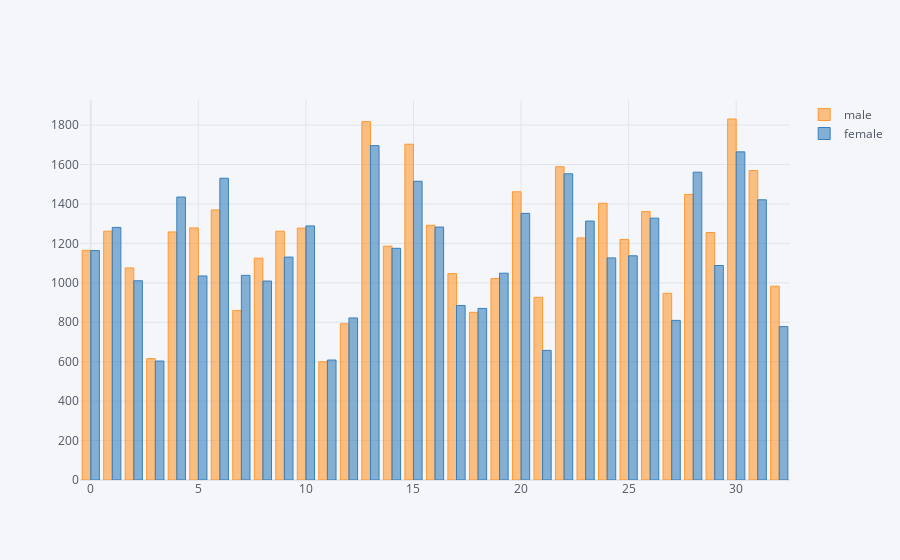

Write notebook code for a chart like this one.
### Code cell
final_gender_data.iplot(kind= 'bar', bins=33)

### Figure 1 — Plotly figure (JSON) as saved in the notebook; plotly's stock layout.template omitted (floating-point values rounded to 4 significant figures)
{"data": [{"marker": {"color": "rgba(255, 153, 51, 0.6)", "line": {"color": "rgba(255, 153, 51, 1.0)", "width": 1}}, "name": "male", "orientation": "v", "text": "", "type": "bar", "x": [0, 1, 2, 3, 4, 5, 6, 7, 8, 9, 10, 11, 12, 13, 14, 15, 16, 17, 18, 19, 20, 21, 22, 23, 24, 25, 26, 27, 28, 29, 30, 31, 32], "y": [1165.0, 1262.0, 1076.0, 615.7, 1258.0, 1279.0, 1370.0, 860.0, 1125.0, 1262.0, 1278.0, 600.0, 792.7, 1818.0, 1186.0, 1703.0, 1292.0, 1047.0, 850.5, 1022.0, 1462.0, 926.7, 1589.0, 1228.0, 1404.0, 1220.0, 1362.0, 947.0, 1448.0, 1255.0, 1831.0, 1570.0, 983.1]}, {"marker": {"color": "rgba(55, 128, 191, 0.6)", "line": {"color": "rgba(55, 128, 191, 1.0)", "width": 1}}, "name": "female", "orientation": "v", "text": "", "type": "bar", "x": [0, 1, 2, 3, 4, 5, 6, 7, 8, 9, 10, 11, 12, 13, 14, 15, 16, 17, 18, 19, 20, 21, 22, 23, 24, 25, 26, 27, 28, 29, 30, 31, 32], "y": [1164.0, 1281.0, 1011.0, 603.4, 1435.0, 1035.0, 1531.0, 1038.0, 1009.0, 1131.0, 1289.0, 608.6, 822.1, 1696.0, 1175.0, 1515.0, 1283.0, 885.4, 870.4, 1049.0, 1353.0, 657.5, 1553.0, 1313.0, 1127.0, 1137.0, 1328.0, 809.6, 1561.0, 1088, 1664.0, 1421.0, 778.1]}], "layout": {"autosize": true, "legend": {"bgcolor": "#F5F6F9", "font": {"color": "#4D5663"}}, "paper_bgcolor": "#F5F6F9", "plot_bgcolor": "#F5F6F9", "title": {"font": {"color": "#4D5663"}}, "xaxis": {"autorange": true, "gridcolor": "#E1E5ED", "range": [-0.5, 32.5], "showgrid": true, "tickfont": {"color": "#4D5663"}, "title": {"font": {"color": "#4D5663"}, "text": ""}, "type": "linear", "zerolinecolor": "#E1E5ED"}, "yaxis": {"autorange": true, "gridcolor": "#E1E5ED", "range": [0, 1928.0], "showgrid": true, "tickfont": {"color": "#4D5663"}, "title": {"font": {"color": "#4D5663"}, "text": ""}, "type": "linear", "zerolinecolor": "#E1E5ED"}}}
